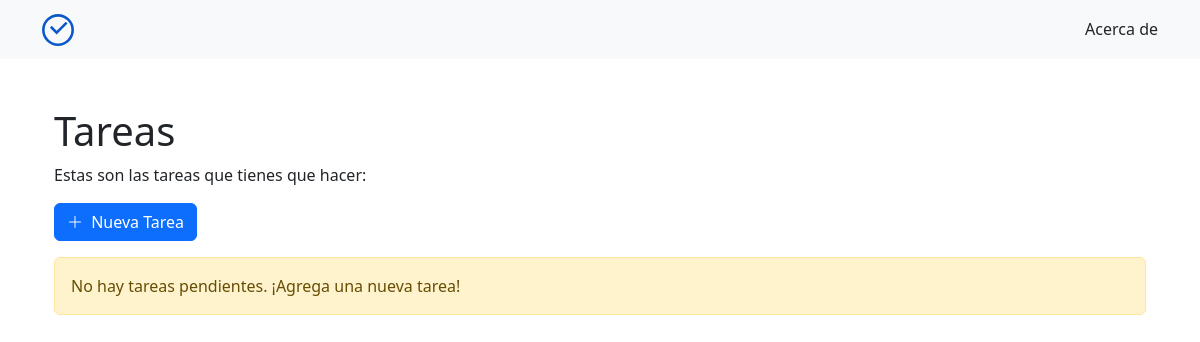
Before: / with the older database file.
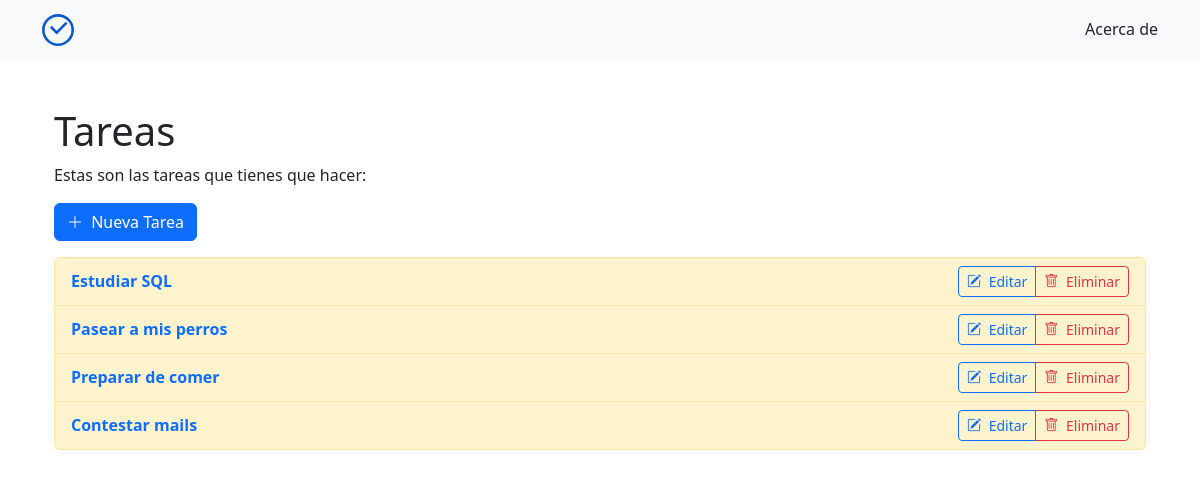
After: the same page with the newer database file.
### tables this page shows
CREATE TABLE tareas (
            id INTEGER PRIMARY KEY AUTOINCREMENT,
            nombre TEXT NOT NULL,
            estado TEXT NOT NULL DEFAULT 'pendiente',
            categoria_id INTEGER NOT NULL,
            created_at TEXT NOT NULL DEFAULT (datetime('now','localtime')),
            updated_at TEXT NOT NULL DEFAULT (datetime('now','localtime')),
            FOREIGN KEY (categoria_id) REFERENCES categorias(id)
                ON UPDATE CASCADE
                ON DELETE RESTRICT
        );

### app.py (the view)
@app.route("/")
def index():
    registros = Tarea.get_all()
    return render_template("index.html", tareas=registros)

### database.py (called while the page is built)
def connect_db():
    conn = sqlite3.connect(DATABASE_NAME) # Conecta a la base de datos
    conn.row_factory = sqlite3.Row  # Devuelve filas tipo Row: acceso por índice y por llave
    conn.execute("PRAGMA foreign_keys = ON") # Activa el modo de clave foránea
    return conn

def query_all(sql, params=None):
    conn = connect_db()
    rows = conn.execute(sql, params or ()).fetchall()
    conn.close()
    return rows

### models/tarea.py (called while the page is built)
    @staticmethod
    def get_all():
        return query_all(
            "SELECT id, nombre, estado, categoria_id, created_at, updated_at FROM tareas ORDER BY id"
        )

### templates/index.html (shortened to what this page needs)
{% extends "layout.html" %}
{% block content %}
<section class="container mt-4" id="tareas">
  <header>
    <h1>Tareas</h1>
    <p>Estas son las tareas que tienes que hacer:</p>
  </header>
  <a href="/crear" class="btn btn-primary mb-3" title="Crear Nueva Tarea">
    <i class="bi bi-plus-lg me-1"></i>
    Nueva Tarea
  </a>
  {% if tareas %}
  <div class="list-group">
    {% for tarea in tareas %}
    {% set is_done = tarea.estado == 'completada' %}
    <div class="list-group-item d-flex justify-content-between align-items-center {{ 'list-group-item-success' if is_done else 'list-group-item-warning' }}">
      <a href="/tarea/{{ tarea.id }}" class="text-decoration-none">
        <span class="fw-semibold">{{ tarea.nombre }}</span>
      </a>
      <div class="btn-group" role="group">
        <a href="/editar/{{ tarea.id }}" class="btn btn-sm btn-outline-primary">
          <i class="bi bi-pencil-square me-1"></i>
          Editar
        </a>
        <a href="/eliminar/{{ tarea.id }}" class="btn btn-sm btn-outline-danger" onclick="return confirm('¿Estás seguro de que quieres eliminar esta tarea?')">
          <i class="bi bi-trash me-1"></i>
          Eliminar
        </a>
      </div>
    </div>
    {% endfor %}
  </div>
  {% else %}
  <div class="alert alert-warning">
    No hay tareas pendientes. ¡Agrega una nueva tarea!
  </div>
  {% endif %}
</section>
{% endblock %}

### templates/layout.html (shortened to what this page needs)
<!DOCTYPE html>
<html lang="en">
  <head>
    <link href="https://cdn.jsdelivr.net/npm/bootstrap@5.3.8/dist/css/bootstrap.min.css" rel="stylesheet">
    <link rel="stylesheet" href="https://cdn.jsdelivr.net/npm/bootstrap-icons@1.11.3/font/bootstrap-icons.min.css">
  </head>
  <body>
    <nav class="navbar navbar-expand-lg navbar-light bg-light">
      <div class="container">
        <a href="/" class="navbar-brand">
          <img src="/static/rutina.py-logo.svg" alt="Logo Rutina.py" width="32" height="32">
        </a>
        <a href="/acerca" class="nav-link">Acerca de</a>
      </div>
    </nav>
    <br>
    <main class="container">
      {% block content %}
      {% endblock %}
    </main>
  </body>
</html>

Changed rows visible on the page:
added tareas: nombre "Estudiar SQL"
added tareas: nombre "Pasear a mis perros"
added tareas: nombre "Preparar de comer"
added tareas: nombre "Contestar mails"
Other visible differences:
text no longer shown: "No hay tareas pendientes. ¡Agrega una nueva tarea!"
